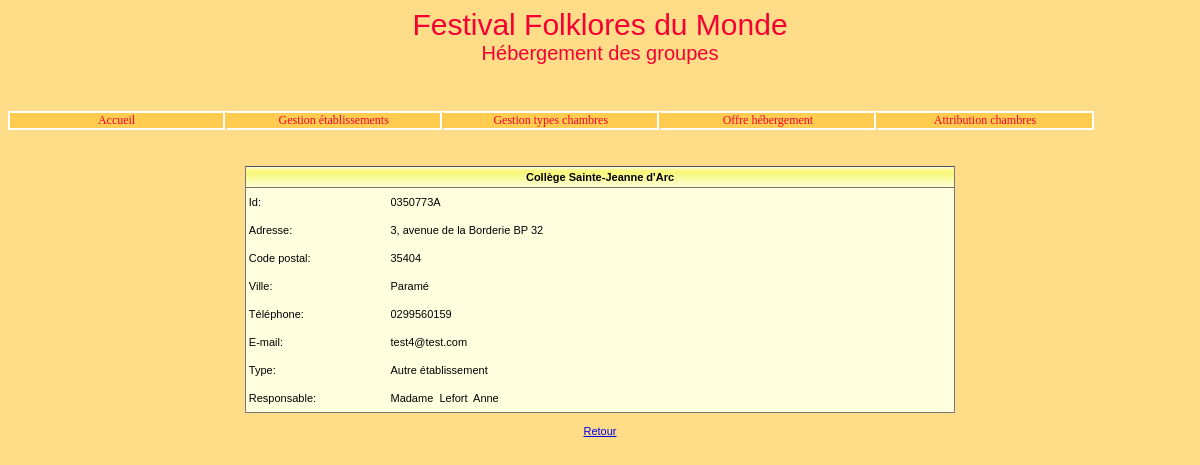
Screenshot of /index.php?uc=gestEtabs&action=detailEtab&id=0350773A with the database file from the repository.
### tables this page shows
CREATE TABLE IF NOT EXISTS `etablissement` (
  `id` char(8) NOT NULL,
  `nom` varchar(45) NOT NULL,
  `adresseRue` varchar(45) NOT NULL,
  `codePostal` char(5) NOT NULL,
  `ville` varchar(35) NOT NULL,
  `tel` varchar(13) NOT NULL,
  `adresseElectronique` varchar(70) DEFAULT NULL,
  `type` tinyint(4) NOT NULL,
  `civiliteResponsable` varchar(12) NOT NULL,
  `nomResponsable` varchar(25) NOT NULL,
  `prenomResponsable` varchar(25) DEFAULT NULL,
  PRIMARY KEY (`id`)
);

### modele/class.pdofestival.inc.php (called while the page is built, shortened)
<?php
class PdoFestival
{
    private static $serveur = 'mysql:host=localhost';
    private static $bdd = 'dbname=festival';
    private static $user = 'festival';
    private static $mdp = 'secret';
    private static $monPdo;
    private static $monPdoFestival = null;
    private function __construct()
    {
        PdoFestival::$monPdo = new PDO(
            PdoFestival::$serveur . ';' . PdoFestival::$bdd,
            PdoFestival::$user,
            PdoFestival::$mdp
        );
        PdoFestival::$monPdo->query('SET CHARACTER SET utf8');
    }
    public static function getPdoFestival()
    {
        if (PdoFestival::$monPdoFestival == null) {
            PdoFestival::$monPdoFestival = new PdoFestival();
        }
        return PdoFestival::$monPdoFestival;
    }
    public function obtenirDetailEtablissement($id)
    {
        $requetePrepare = PdoFestival::$monPdo->prepare(
            'SELECT * '
            . 'FROM Etablissement '
            . 'WHERE id=:unId'
        );
        $requetePrepare->bindParam(':unId', $id, PDO::PARAM_STR);
        $requetePrepare->execute();
        return $requetePrepare->fetch(PDO::FETCH_OBJ);
    }
}

### vues/GestionEtablissements/v_ObtenirDetailEtablissement.php (the view, shortened to what this page needs)
<br>
<table width="60%" cellspacing="0" cellpadding="0" class="tabNonQuadrille">
    <tr class="enTeteTabNonQuad">
        <td colspan="3"><strong><?= $unEtab->nom ?></strong></td>
    </tr>
    <tr class="ligneTabNonQuad">
        <td  width="20%"> Id: </td>
        <td><?= $unEtab->id ?></td>
    </tr>
    <tr class="ligneTabNonQuad">
        <td> Adresse: </td>
        <td><?= $unEtab->adresseRue ?></td>
    </tr>
    <tr class="ligneTabNonQuad">
        <td> Code postal: </td>
        <td><?= $unEtab->codePostal ?></td>
    </tr>
    <tr class="ligneTabNonQuad">
        <td> Ville: </td>
        <td><?= $unEtab->ville ?></td>
    </tr>
    <tr class="ligneTabNonQuad">
        <td> Téléphone: </td>
        <td><?= $unEtab->tel ?></td>
    </tr>
    <tr class="ligneTabNonQuad">
        <td> E-mail: </td>
        <td><?= $unEtab->adresseElectronique ?></td>
    </tr>
    <tr class="ligneTabNonQuad">
        <td> Type: </td>
        <?php
        if ($unEtab->type == 1) {
            ?>
            <td> Etablissement scolaire </td>
            <?php
        } else {
            ?>
            <td> Autre établissement </td>
            <?php
        }
        ?>
    </tr>
    <tr class="ligneTabNonQuad">
        <td> Responsable: </td>
        <td><?= $unEtab->civiliteResponsable ?>&nbsp; <?= $unEtab->nomResponsable ?>&nbsp; <?= $unEtab->prenomResponsable ?></td>
    </tr>
</table>
<br>
<a href="?uc=gestEtabs">Retour</a>

### css/cssGeneral.css (style rules this page uses)
.basePage { background-color:#FFDD88; color:black; font:11px Arial, Helvetica, sans-serif; }
td,tr,div,p { font:11px Arial, Helvetica, sans-serif; }
table.tabNonQuadrille { background-color:#FFFFC0; color:black; border-bottom:1px solid #777777; border-right:1px solid #777777; border-left:1px solid #777777; border-top:1px #777777; }
tr.enTeteTabNonQuad td { background-image:url('../images/xpBarre.jpg'); background-color:#FFFFC0; color:black; height:21px; text-align:center; border-bottom:1px solid #777777; }
tr.ligneTabNonQuad td { background-color:#FFFFE0; color:black; text-align:left; height:28px; padding-left:3px; }

### rows the page displays
etablissement: nom "Collège Sainte-Jeanne d'Arc", id "0350773A", adresseRue "3, avenue de la Borderie BP 32", codePostal "35404", ville "Paramé", tel "0299560159", adresseElectronique "test4@test.com", civiliteResponsable "Madame", nomResponsable "Lefort", prenomResponsable "Anne"

### other values shown
$nom "Accueil"
$nom "Gestion établissements Gestion types chambres Offre hébergement Attribution chambres"
